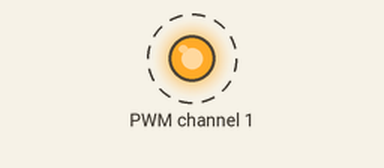
Bench run of a program on a simulated Raspberry Pi (BCM pin numbers). Shown: output pins drawn as LEDs (lit = HIGH). Dashed ring = blinking.

Above: at 0.2 s.
Timing chart, 0 to 3.0 s (numbered marks = the images above):
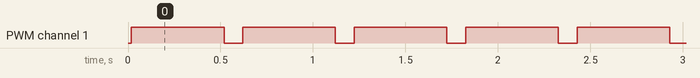

The program:

A.py
```python
#from Adafruit_PWM_Servo_Driver1.Adafruit_PWM_Servo_Driver import PWM
import sys
#sys.path.insert(0,'/home/pi/Desktop/Se Project 4/Adafruit_PWM_Servo_Driver')
sys.path.append('/home/pi/Desktop/Se Project 4/Adafruit_PWM_Servo_Driver')
from Adafruit_PWM_Servo_Driver import PWM
import time
import led_attribute

'''
print(moduleTest.bool)
moduleTest.bool = True
print(moduleTest.bool)
'''
RED, GREEN, BLUE = 15,1,14
pw = PWM(0x60)
pw.setPWMFreq(400)
pw.setAllPWM(0,0)

while(True):
	pw.setPWM(GREEN, 0,4095)
	time.sleep(.5)
	pw.setAllPWM(0,0)
	time.sleep(.1)

pw.setPWMFreq(400)
pw.setAllPWM(0,0)
#pw.setPWM(RED, 0,4095)
#pw.setPWM(GREEN, 0,4095)
#pw.setAllPWM(40,100)
#pw.setPWMFreq(4)
#pw.setPWM(14,0,600)

'''
for i in xrange(1,1000,10):
	pw = PWM(0x60)
	pw.setAllPWM(0,0)
	pw.setPWMFreq(4)
	pw.setPWM(14,0,i)
	#pw.setAllPWM(0,0)
	print("i:",i)
	time.sleep(2)

pw = PWM(0x60)
pw.setAllPWM(0,0)
pw.setPWMFreq(500)
pw.setPWM(14,0,600)
'''

'''
led = LED_T()
led.start()
led_attribute.state = led_attribute.RED_SOLID
time.sleep(5)
led_attribute.state = led_attribute.GREEN_SOLID
time.sleep(5)
led_attribute.state = led_attribute.BLUE_SOLID
time.sleep(5)
led_attribute.state = led_attribute.RED_BLINKING
time.sleep(5)
led_attribute.state = led_attribute.GREEN_BLINKING
time.sleep(5)
led_attribute.state = led_attribute.BLUE_BLINKING
time.sleep(5)
led_attribute.state = led_attribute.TURN_OFF
print("OUTAHH")
'''

'''pw = PWM(0x60)
pw.setPWMFreq(500)
pw.setPWM(15,1024,3072)
'''
#pw2 = PWM(0x60)
#freq is 40 - 1000
#pw2.setPWMFreq(0)
#pw2.setPWM(15, 1024, 3072)

#0-15 for channels the first parameter in setPWM
#0-4095 are the ranges of the next two parameters of setPWM
#for i in range(0,15):
#	print("i:", i)
#	pw2.setPWM(i,1024,3072)
#	time.sleep(1)

#pw2.setPWM(15,1024,1)


#pw2.setPWM(1,15,0)
#time.sleep(5)
#pw2.setPWM(14,400,0)
#time.sleep(5)
# off - parameter 1(0v), on - parameter 2 (5v)
#pw2.setPWM(15,3500,4000)
#time.sleep(5)
'''
pw2.setPWMFreq(0)

#RED, GREEN, BLUE = 15,1,14
pw2.setPWM(14,0,0)
pw2.setPWM(15,0,100)
pw2.setPWM(1,0,200)
'''
'''
time.sleep(5)
pw2.setPWM(15,0,0)
pw2.setPWM(14,0,0)
pw2.setPWM(1,0,0)
pw2.setPWM(15,10,200)
pw2.setPWM(14,10,200)
pw2.setPWM(1,10,200)
'''

'''
pw2.setPWMFreq(500)
while(True):
	pw2.setPWM(15,5,4000)
	time.sleep(1)
	pw2.setPWM(15,0,0)
	pw2.setPWM(14,5,4000)
	time.sleep(1)
	pw2.setPWM(14,0,0)
	pw2.setPWM(1,5,4000)
	time.sleep(1)
	pw2.setPWM(1,0,0)
	break
pw2.setPWMFreq(0)

pw2.setPWM(1,5,1000)
time.sleep(2)
pw2.setPWM(1,0,0)
time.sleep(2)
pw2.setPWM(14,5,1000)
time.sleep(2)
pw2.setPWM(14,0,0)
time.sleep(2)
pw2.setPWM(15,5,1000)
time.sleep(2)
pw2.setPWM(15,0,0)
time.sleep(2)
'''

#for i in range(0,16):
#	print("i:", i)
#	pw2.setPWM(i,1500,000)
#	time.sleep(2)
```

led_attribute.py
```python
TURN_OFF = 0
RED_SOLID = 15
GREEN_SOLID = 1
BLUE_SOLID = 14
RED_BLINKING = 4
GREEN_BLINKING = 5
BLUE_BLINKING = 6
state = TURN_OFF
```

Measured:
- by itself, PWM channel 1: alternates HIGH for 0.50 s and LOW for 0.10 s
